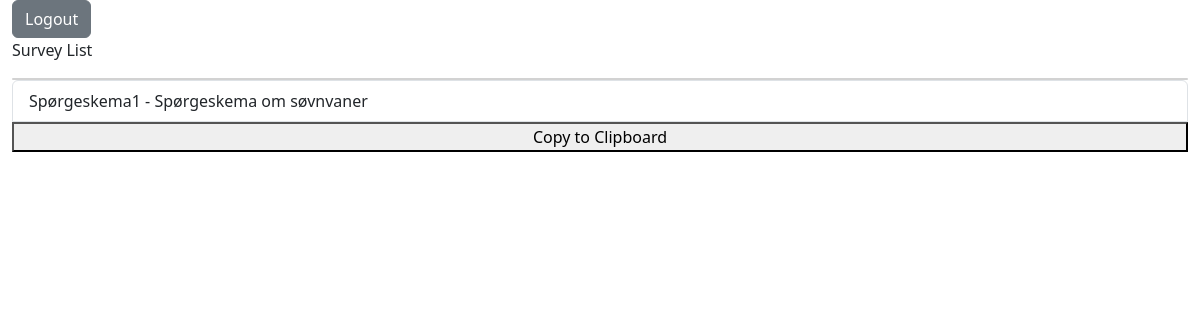
/surveylist (signed in), run on an earlier commit of the app's database.
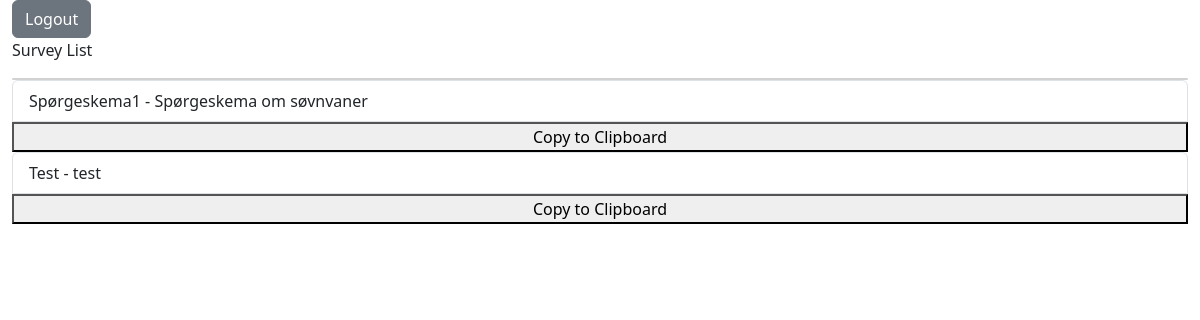
And on a later commit of the database.
### app.py (models this page shows)
class Survey(db.Model):
    id = db.Column(db.Integer, primary_key=True)
    title = db.Column(db.String(250), nullable=False)
    desc = db.Column(db.Text)
    questions = db.relationship('Question', backref='survey', cascade="all, delete-orphan")
    responses = db.relationship('Response', backref='survey', cascade="all, delete-orphan")

### app.py (the view)
@app.route("/surveylist")
@login_required
def surveylist():
    surveys = Survey.query.all()
    return render_template('surveylist.html', surveys=surveys)

### app.py (called while the page is built)
@login_manager.user_loader
def load_user(user_id):
    return Users.query.get(int(user_id))

### templates/surveylist.html (shortened to what this page needs)
{% extends "layout.html" %}
{% block content %}
<a class="btn btn-secondary" href="/logout" role="button">Logout</a> <br>
<p> Survey List </p>
<div class="card"></div>
    <div class="card-body">
        {% for survey in surveys %}
            <ul class="list-group">
                <li class="list-group-item"> {{survey.title}} - {{survey.desc}} </li>
                <button onclick="copyToClipboard( {{survey.id}} )">Copy to Clipboard</button>
            </ul>
        {% endfor %}
    </div>
</div>
{% endblock %}

What changed in the data, as far as the page shows it:
added Survey: title "Test", desc "test"
